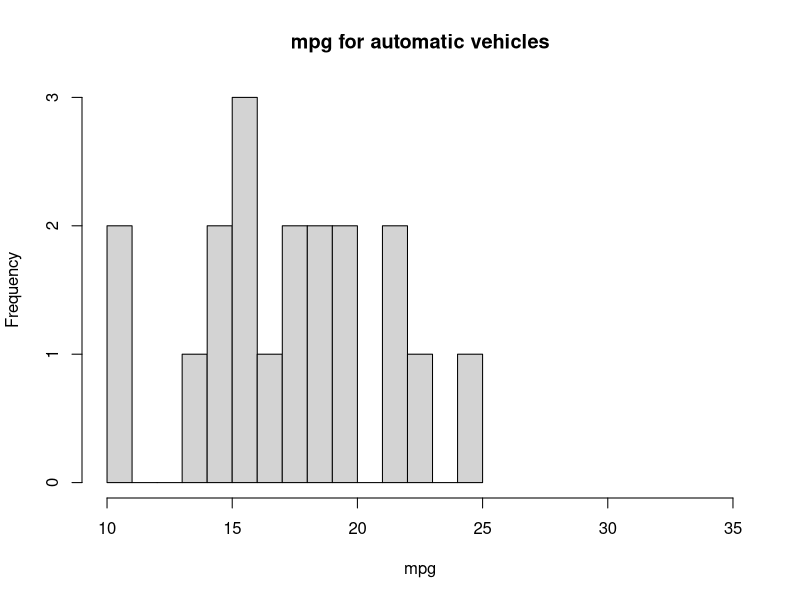

Generate this figure with R:
## ---- chunk 1
mtcars$am <- as.factor(mtcars$am)
levels(mtcars$am) <-c("Automatic", "Manual")
## ---- chunk 2
hist(mtcars$mpg[mtcars$am=="Automatic"], breaks=12, main="mpg for automatic vehicles", xlab="mpg", xlim=c(10, 35))
